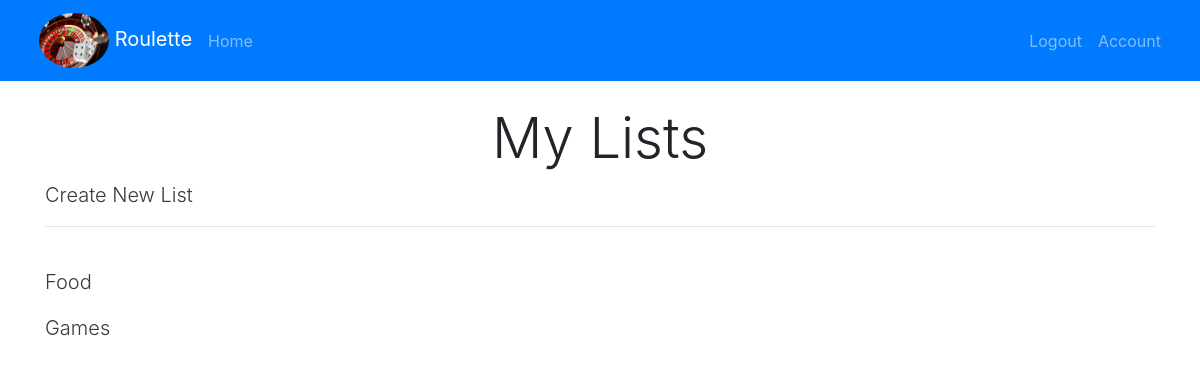
The page /home (signed in) on the database as committed earlier.
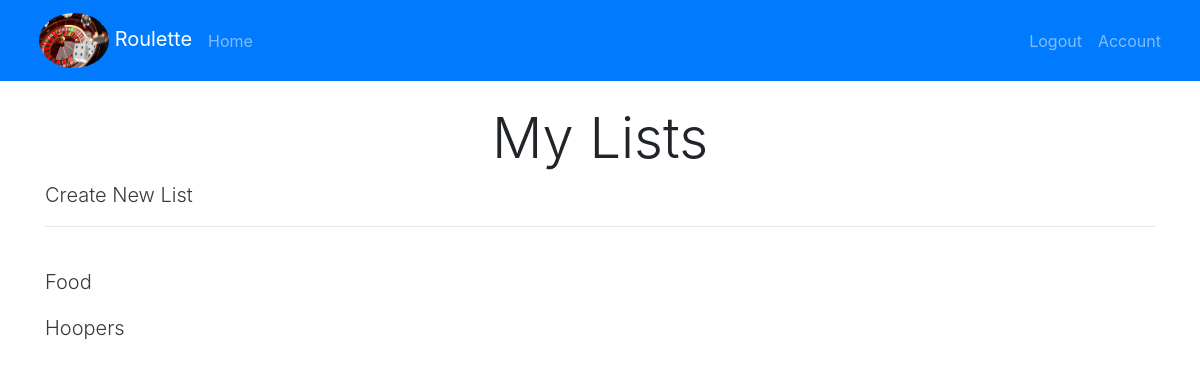
The same page on the database as committed later.
### roulette/models.py (models this page shows, shortened)
class List(db.Model):
    id = db.Column(db.Integer, primary_key=True)
    title = db.Column(db.String(100), nullable=False)
    user_id = db.Column(db.Integer, db.ForeignKey('user.id'), nullable=False)
    items = db.relationship('Item', backref='list', lazy=True)

### roulette/routes.py (the view)
@app.route("/home")
def home():
    lists = current_user.lists
    return render_template('user_home.html', lists=lists)

### roulette/models.py (called while the page is built)
@login_manager.user_loader
def load_user(user_id):
    return User.query.get(int(user_id))

### roulette/templates/user_home.html (shortened to what this page needs)
{% extends 'base.html' %}
{% block body %}
<h1 class = "display-4 text-center"> My Lists</h1>
<a class = "lead text-dark" href="{{url_for('new_list')}}">Create New List</a>
<hr>
<br>
{% for list in lists %}
    <p class = "lead"><a class = 'text-dark' href="{{url_for('list',list_id=list.id)}}">{{list.title}}</a></p>
{% endfor %}
{% endblock %}

Rows that differ between the two databases and show on the page:
removed List: title "Games"
added List: title "Hoopers"
